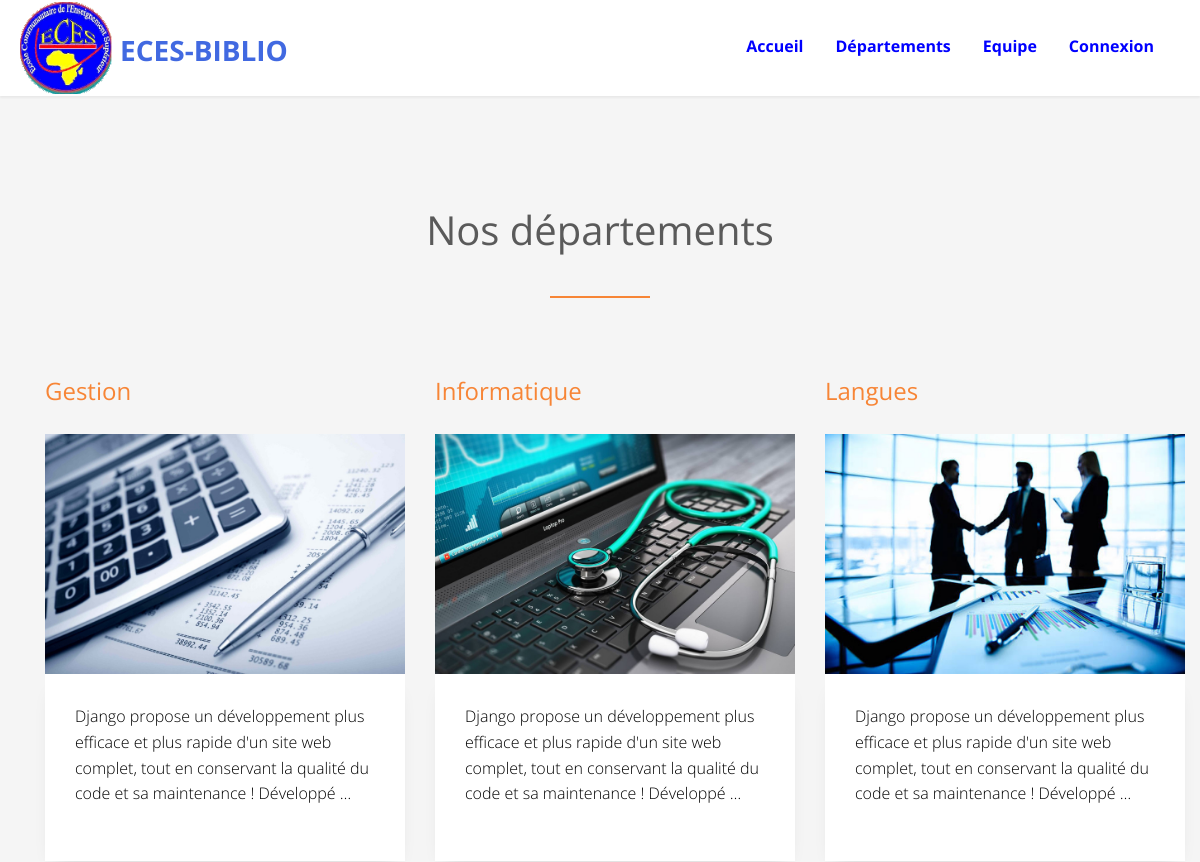
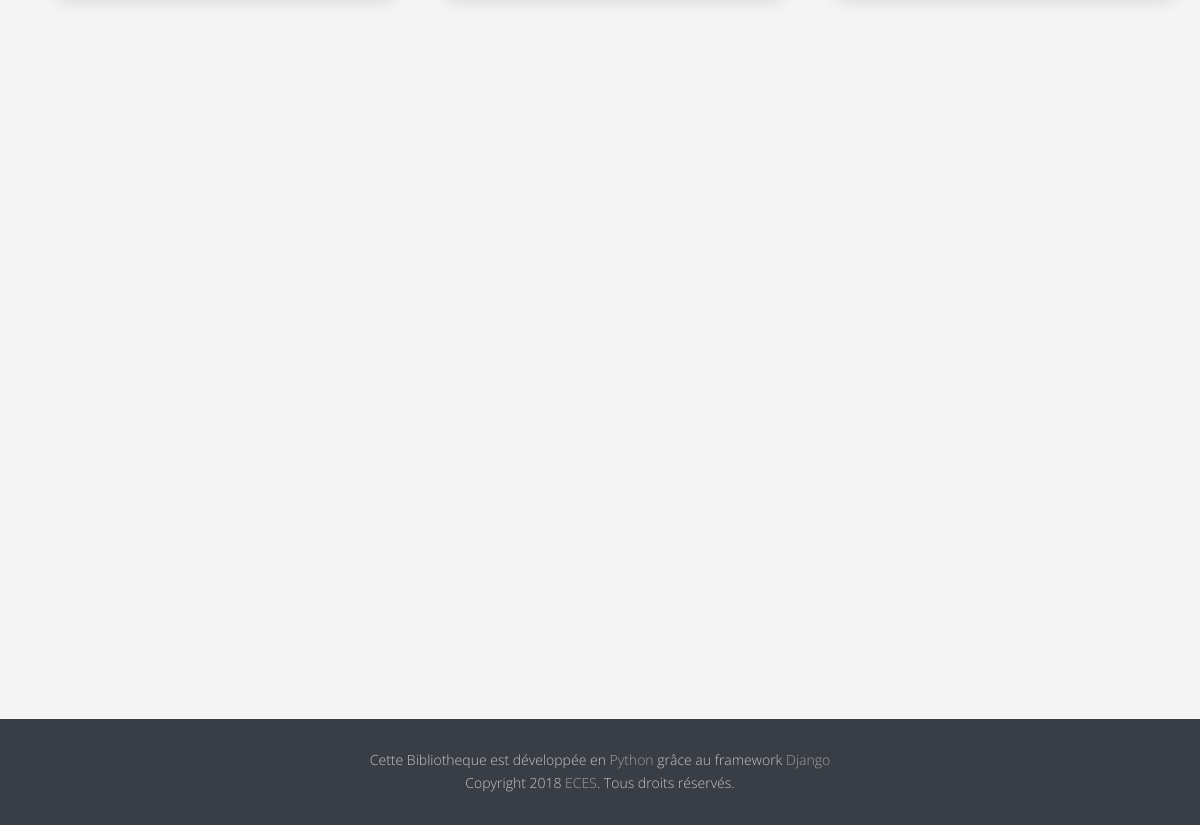
/, run on an earlier commit of the app's database (2 pictures, top to bottom).
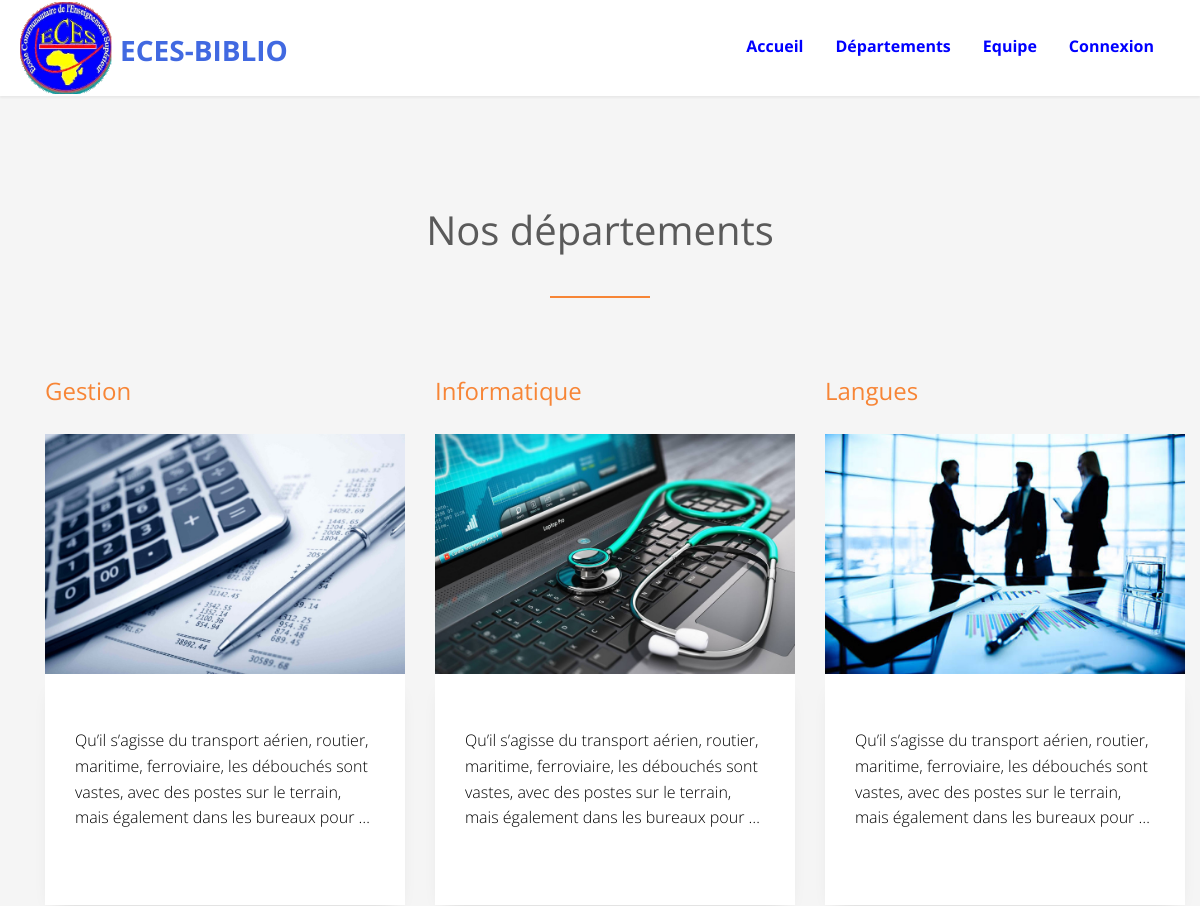
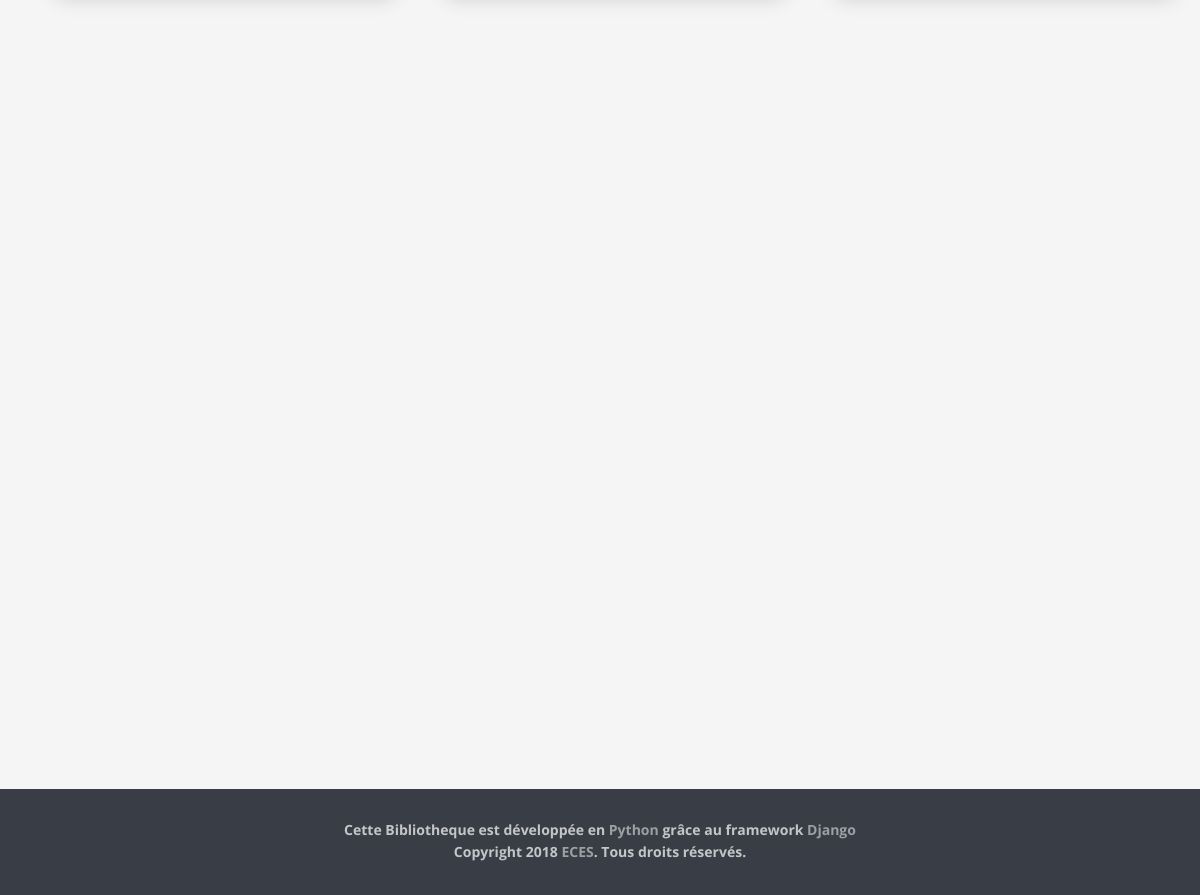
And on a later commit of the database (2 pictures, top to bottom).
### eces/models.py (models this page shows, shortened)
class Departement(models.Model):
  image=models.FileField(upload_to="Repertoire_Images", default='images_defaut/depdefault1.jpeg')
  libelle=models.CharField(max_length=255, unique=True ,help_text='veuillez indiquer un departement')
  description=RichTextField()
  class Meta:
    ordering =('libelle',)
    verbose_name_plural='DEPARTEMENTS'

### eces/views.py (the view)
# urls.py: path('', views.DepartementListView.as_view(), name='departement_list'),
class DepartementListView(ListView):
	template_name='departement.html'
	model=models.Departement

### templates/departement.html (shortened to what this page needs)
{% extends 'index.html' %}
{%  block header %}
{{ block.super}}
{%  endblock header%}
{% block departement %}
<div id="fh5co-tours" class="fh5co-section-gray">
 <div class="container">
<div class="row">
          <div class="col-md-8 col-md-offset-2 text-center heading-section animate-box">
            <h3>Nos départements</h3>
          </div>
        </div>
<div class="container">
        <div class="row row-bottom-padded-md">
        	{% for departement in departement_list %}
         <div class="col-lg-4 col-md-4 col-sm-6">
            <div class="fh5co-blog animate-box">
              <h3><a href="{% url 'departement_detail' departement.pk %}">{{ departement.libelle }}</a></h3>
              <a href="{% url 'departement_detail' departement.pk %}"><img  class="img-responsive"  src="{{departement.image.url}}"  alt=""></a>
              <div class="blog-text">
                <div class="prod-title">
                  <p style="color: black">{{ departement.description|safe|truncatewords:25 }}</p>
                </div>
              </div>
            </div>
          </div>
             {% empty %}
        <p>Liste vide</p>
        {% endfor %}
        </div>
      </div>
 </div>
</div>
{% endblock departement %}

### templates/index.html (shortened to what this page needs)
{% load staticfiles %}
<!DOCTYPE html>
 <html class="no-js">
  <head>
  <link rel="stylesheet" href="{% static 'eces/css/animate.css' %}">
  <link rel="stylesheet" href="{% static 'eces/css/icomoon.css' %}">
  <link rel="stylesheet" href="{% static 'eces/css/bootstrap.css' %}">
  <link rel="stylesheet" href="{% static 'eces/css/superfish.css' %}">
  <link rel="stylesheet" href="{% static 'eces/css/magnific-popup.css' %}">
  <link rel="stylesheet" href="{% static 'eces/css/bootstrap-datepicker.min.css' %}">
  <link rel="stylesheet" href="{% static 'eces/css/cs-select.css' %}">
  <link rel="stylesheet" href="{% static 'eces/css/cs-skin-border.css' %}">
  <link rel="stylesheet" href="{% static 'eces/css/style.css' %}">
  </head>
  <body>
    <div id="fh5co-wrapper">
    <div id="fh5co-page">
      {% block header %}
    <header id="fh5co-header-section" class="sticky-banner">
      <div class="container">
        <div class="nav-header">
          <h1 id="fh5co-logo"><a href="{% url 'accueil' %}"><i><img src="{% static 'eces/images/eces.png' %}"
            width="82%" ></i>ECES-BIBLIO</a></h1>
          <nav id="fh5co-menu-wrap" role="navigation">
            <ul class="sf-menu" id="fh5co-primary-menu">
              <li><a href="{% url 'accueil' %}">Accueil</a></li>
              <li><a href="{% url 'departement_list' %}">Départements</a></li>
              <li><a href="{% url 'equipe'  %}">Equipe</a></li>
              {% if user.is_authenticated %}
                   <li><a href="{% url 'logout' %}">Déconnexion</a></li>
              {% else %}
                   <li><a href="{% url 'login' %}">Connexion</a></li>
               {% endif %}
            </ul>
          </nav>
        </div>
      </div>
    </header>
    {% endblock header %}
        </div>
      </div>
    {% block departement %}{% endblock departement %}
    <footer>
      <div id="footer">
        <div class="container">
          <div class="row">
            <div class="col-md-6 col-md-offset-3 text-center">
              <p>Cette Bibliotheque est développée en  <a href="http://http://www.eces-online.org/" target="_blank"> Python</a> grâce au framework <a href="https://docs.djangoproject.com/fr" target="_blank">Django</a><br>
                Copyright 2018 <a href="https://www.eces-ecole.org/">ECES</a>. Tous droits réservés.</p>
            </div>
          </div>
        </div>
      </div>
    </footer>
  </body>
</html>

### eces/static/eces/css/superfish.css (style rules this page uses)
.sf-menu, .sf-menu * { margin: 0; padding: 0; list-style: none; }
.sf-menu li { position: relative; }
.sf-menu > li { float: left; }
.sf-menu a { display: block; position: relative; }
.sf-menu { float: left; margin-bottom: 1em; }
.sf-menu a { border-left: 1px solid #fff; border-top: 1px solid #dFeEFF; border-top: 1px solid rgba(255,255,255,.5); padding: .75em 1em; text-decoration: none; zoom: 1; }
.sf-menu a { color: #13a; }
.sf-menu li { background: #BDD2FF; white-space: nowrap; *white-space: normal; -webkit-transition: background .2s; transition: background .2s; }

### eces/static/eces/css/style.css (style rules this page uses)
body { font-family: "Open Sans", Arial, sans-serif; line-height: 1.6; font-size: 16px; background: #fff; color: #848484; font-weight: 300; overflow-x: hidden; }
a { color: #F78536; -webkit-transition: 0.5s, ease; -o-transition: 0.5s, ease; transition: 0.5s, ease; }
p, ul, ol { margin-bottom: 1.5em; font-size: 16px; color: #848484; font-family: "Open Sans", Arial, sans-serif; }
h1, h2, h3, h4, h5, h6 { color: #5a5a5a; font-family: "Open Sans", Arial, sans-serif; font-weight: 400; margin: 0 0 30px 0; }
.stuck { position: fixed !important; top: 0 !important; -webkit-box-shadow: 0 2px 2px rgba(0, 0, 0, 0.05); -moz-box-shadow: 0 2px 2px rgba(0, 0, 0, 0.05); -ms-box-shadow: 0 2px 2px rgba(0, 0, 0, 0.05); -o-box-shadow: 0 2px 2px rgba(0, 0, 0, 0.05); box-shadow: 0 2px 2px rgba(0, 0, 0, 0.05); }
.sf-menu { margin: 7px 0 0 0 !important; }
.sf-menu { float: right; }
.sf-menu a { color: blue; padding: 0.75em 1em !important; font-weight: normal; border-left: none; border-top: none; border-top: none; text-decoration: none; zoom: 1; font-size: 16px; border-bottom: none !important; font-weight: bold; }
.sf-menu li, .sf-menu ul li, .sf-menu ul ul li, .sf-menu li:hover, .sf-menu li.sfHover { background: transparent; }
#fh5co-header-section { padding: 0; position: relative; left: 0; width: 100%; z-index: 1022; background: #fff; }
.nav-header { position: relative; float: left; width: 100%; }
#fh5co-logo { position: relative; z-index: 2; font-size: 28px; text-transform: uppercase; margin-top: 35px; font-weight: 700; float: left; padding-left: 40px; margin-left: -20px; }
#fh5co-logo i { position: absolute; top: 0; left: 0; font-size: 16px; color: #F78536; padding: 10px; -webkit-border-radius: 50%; -moz-border-radius: 50%; -ms-border-radius: 50%; border-radius: 50%; margin-top: -43px; }
#fh5co-logo a { color: #4169E1; margin-left: 70px; }
#fh5co-menu-wrap { position: relative; z-index: 2; display: block; float: right; margin-top: 15px; }
#fh5co-menu-wrap .sf-menu a { padding: 1em .75em; }
#fh5co-work-section, #fh5co-car, #fh5co-blog-section, #fh5co-features, #fh5co-tours, #fh5co-testimonial, .fh5co-content-section { padding: 7em 0; }
.fh5co-section-gray { background: rgba(0, 0, 0, 0.04); }
.heading-section { padding-bottom: 1em; margin-bottom: 5em; }
.heading-section:after { position: absolute; content: ''; bottom: 0; left: 50%; width: 100px; margin-left: -50px; height: 2px; background: #F78536; }
.heading-section h3 { font-size: 40px; font-weight: 400; position: relative; }
.fh5co-blog { margin-bottom: 60px; }
.fh5co-blog a img { width: 100%; }
.fh5co-blog .blog-text { margin-bottom: 30px; position: relative; background: #fff; width: 100%; padding: 30px; float: right; -webkit-box-shadow: 0px 10px 20px -12px rgba(0, 0, 0, 0.18); -moz-box-shadow: 0px 10px 20px -12px rgba(0, 0, 0, 0.18); box-shadow: 0px 10px 20px -12px rgba(0, 0, 0, 0.18); }
.fh5co-blog .blog-text span { display: inline-block; margin-bottom: 20px; }
#footer { background: #393e46; padding: 30px 0 10px; margin-top: -1px; }
#footer p { color: rgba(255, 255, 255, 0.7); font-size: 14px; }
#footer p a { color: rgba(255, 255, 255, 0.5); }
.js .animate-box { opacity: 0; }
#fh5co-wrapper { overflow-x: hidden; position: relative; }
#fh5co-page { position: relative; -webkit-transition: 0.5s; -o-transition: 0.5s; transition: 0.5s; }
#offcanvas-menu { position: fixed; top: 0; bottom: 0; z-index: 99; background: #222; right: -240px; width: 240px; padding: 20px; overflow-y: scroll !important; display: none; }
#offcanvas-menu ul { padding: 0; margin: 0; }
#offcanvas-menu ul li { padding: 0; margin: 0 0 10px 0; list-style: none; }
#offcanvas-menu ul li a { font-size: 18px; color: black; font-weight: bold; }
.row-bottom-padded-md { padding-bottom: 4em; }

What changed in the data, as far as the page shows it:
changed Departement "Gestion": description "Django propose un développement plus efficace et plus rapide d'un site web complet, tout en conservant la qualité du code et sa maintenance ! Développé …" → "Qu’il s’agisse du transport aérien, routier, maritime, ferroviaire, les débouchés sont vastes, avec des postes sur le terrain, mais également dans les bureaux pour …"
changed Departement "Informatique": description "Django propose un développement plus efficace et plus rapide d'un site web complet, tout en conservant la qualité du code et sa maintenance ! Développé …" → "Qu’il s’agisse du transport aérien, routier, maritime, ferroviaire, les débouchés sont vastes, avec des postes sur le terrain, mais également dans les bureaux pour …"
changed Departement "Langues": description "Django propose un développement plus efficace et plus rapide d'un site web complet, tout en conservant la qualité du code et sa maintenance ! Développé …" → "Qu’il s’agisse du transport aérien, routier, maritime, ferroviaire, les débouchés sont vastes, avec des postes sur le terrain, mais également dans les bureaux pour …"
